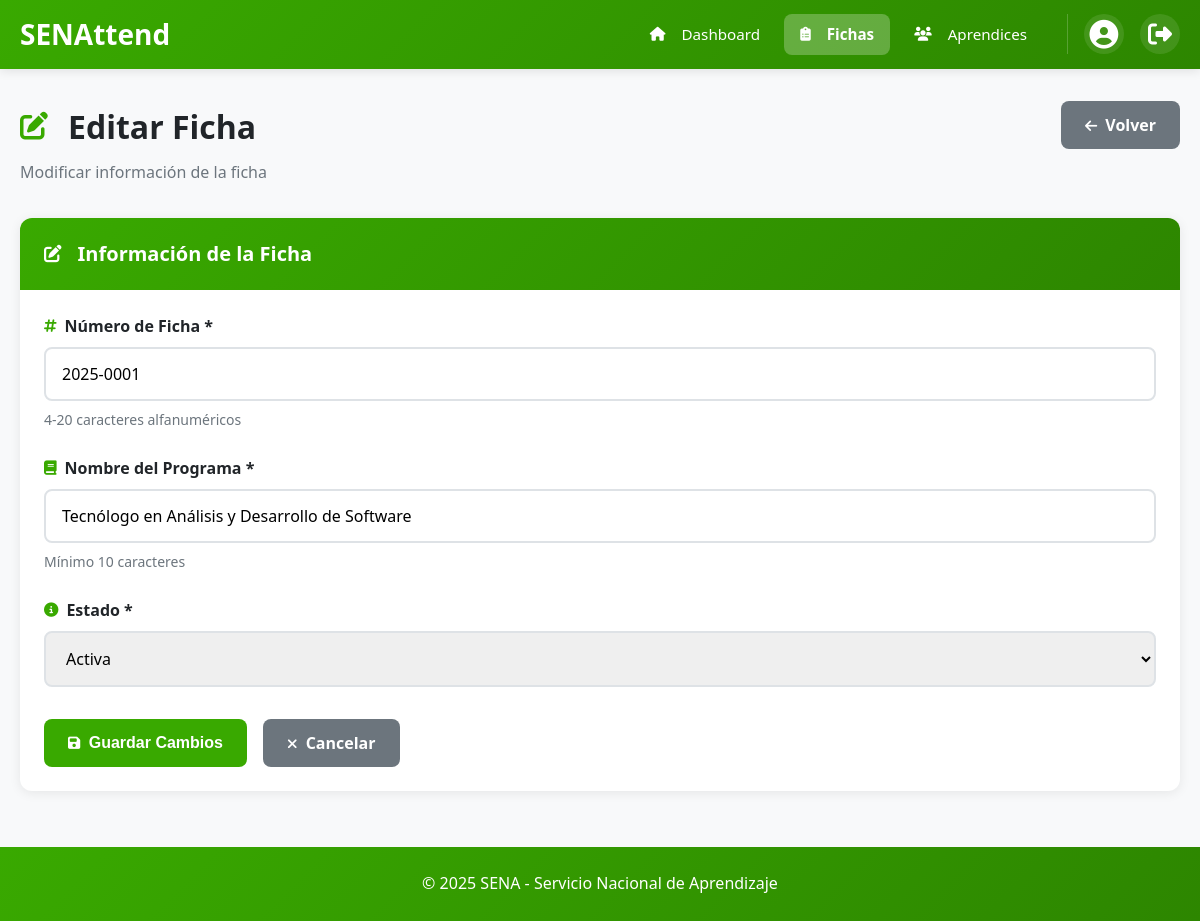
Screenshot of /fichas/1/editar (signed in) with the database file from the repository.
### tables this page shows
CREATE TABLE IF NOT EXISTS fichas (
    id INT AUTO_INCREMENT PRIMARY KEY,
    numero_ficha VARCHAR(20) UNIQUE NOT NULL,
    nombre VARCHAR(200) NOT NULL,
    estado ENUM('activa', 'finalizada') NOT NULL DEFAULT 'activa',
    created_at TIMESTAMP DEFAULT CURRENT_TIMESTAMP,
    updated_at TIMESTAMP DEFAULT CURRENT_TIMESTAMP ON UPDATE CURRENT_TIMESTAMP,
    INDEX idx_numero (numero_ficha),
    INDEX idx_estado (estado)
);

### src/Controllers/FichaController.php (called while the page is built, shortened)
<?php
class FichaController
{
    private FichaRepository $fichaRepository;
    public function __construct(
        FichaRepository $fichaRepository,
        AprendizRepository $aprendizRepository,
        AuthService $authService
    ) {
        $this->fichaRepository = $fichaRepository;
    }
    public function edit(int $id): void
    {
        $ficha = $this->fichaRepository->findById($id);
        require __DIR__ . '/../../views/fichas/edit.php';
    }
}

### src/Database/Connection.php (called while the page is built, shortened)
<?php
class Connection
{
    private static ?PDO $instance = null;
    private static array $config = [];
    public static function getInstance(): PDO
    {
        return self::$instance;
    }
    private static function connect(): void
    {
        try {
            if (empty(self::$config)) {
                $configFile = __DIR__ . '/../../config/config.php';
                $fullConfig = require $configFile;
                self::$config = $fullConfig['database'];
            }
            $dsn = sprintf(
                'mysql:host=%s;dbname=%s;charset=%s',
                self::$config['host'],
                self::$config['name'],
                self::$config['charset']
            );
            self::$instance = new PDO(
                $dsn,
                self::$config['user'],
                self::$config['pass'],
                self::$config['options']
            );
        } catch (PDOException $e) {
            self::log('Connection failed: ' . $e->getMessage(), 'ERROR');
            throw new RuntimeException(
                'Database connection failed. Please check your configuration.',
                0,
                $e
            );
        }
    }
    public static function prepare(string $sql): \PDOStatement
    {
        try {
            return self::getInstance()->prepare($sql);
        } catch (PDOException $e) {
            self::log('Prepare failed: ' . $e->getMessage(), 'ERROR');
            throw $e;
        }
    }
}

### src/Repositories/FichaRepository.php (called while the page is built, shortened)
<?php
class FichaRepository
{
    public function findById(int $id): ?array
    {
        try {
            $stmt = Connection::prepare(
                'SELECT id, numero_ficha, nombre, estado
                 FROM fichas
                 WHERE id = :id
                 LIMIT 1'
            );
            $stmt->execute(['id' => $id]);
            $ficha = $stmt->fetch();
            return $ficha ?: null;
        } catch (PDOException $e) {
            error_log("Error finding ficha by ID: " . $e->getMessage());
            return null;
        }
    }
}

### views/fichas/edit.php (the view, shortened to what this page needs)
<div class="container">
    <div class="page-header">
        <div>
            <h1><i class="fas fa-edit"></i> Editar Ficha</h1>
            <p>Modificar información de la ficha</p>
        </div>
        <div class="page-actions">
            <a href="/fichas/<?= $ficha['id'] ?>" class="btn btn-secondary"><i class="fas fa-arrow-left"></i> <span class="btn-text">Volver</span></a>
        </div>
    </div>
    <div class="card">
        <div class="card-header">
            <h2><i class="fas fa-edit"></i> Información de la Ficha</h2>
        </div>
        <div class="card-body">
            <form id="editForm" method="POST" action="/fichas/<?= $ficha['id'] ?>">
                <div class="form-group">
                    <label for="numero_ficha"><i class="fas fa-hashtag"></i> Número de Ficha *</label>
                    <input
                        type="text"
                        id="numero_ficha"
                        name="numero_ficha"
                        class="form-control"
                        value="<?= htmlspecialchars($ficha['numero_ficha']) ?>"
                        required
                        pattern="[A-Za-z0-9]{4,20}"
                        title="El número de ficha debe tener entre 4 y 20 caracteres alfanuméricos">
                    <small class="form-text">4-20 caracteres alfanuméricos</small>
                </div>
                <div class="form-group">
                    <label for="nombre"><i class="fas fa-book"></i> Nombre del Programa *</label>
                    <input
                        type="text"
                        id="nombre"
                        name="nombre"
                        class="form-control"
                        value="<?= htmlspecialchars($ficha['nombre']) ?>"
                        required
                        minlength="10"
                        maxlength="255">
                    <small class="form-text">Mínimo 10 caracteres</small>
                </div>
                <div class="form-group">
                    <label for="estado"><i class="fas fa-info-circle"></i> Estado *</label>
                    <select id="estado" name="estado" class="form-control" required>
                        <option value="activa" <?= $ficha['estado'] === 'activa' ? 'selected' : '' ?>>Activa</option>
                    </select>
                </div>
                <div class="form-actions">
                    <button type="submit" class="btn btn-primary"><i class="fas fa-save"></i> <span class="btn-text">Guardar Cambios</span></button>
                    <a href="/fichas/<?= $ficha['id'] ?>" class="btn btn-secondary"><i class="fas fa-times"></i> <span class="btn-text">Cancelar</span></a>
                </div>
            </form>
        </div>
    </div>
</div>
<?php
require __DIR__ . '/../layouts/base.php';
?>

### public/css/style.css (style rules this page uses)
:root { --color-primary: #39A900; --color-primary-dark: #2d8600; --color-primary-light: #4bc200; --color-secondary: #00324D; --color-success: #28a745; --color-danger: #dc3545; --color-warning: #ffc107; --color-info: #17a2b8; --color-light: #f8f9fa; --color-dark: #343a40; --color-white: #ffffff; --color-gray-100: #f8f9fa; --color-gray-200: #e9ecef; --color-gray-300: #dee2e6; --color-gray-600: #6c757d; --color-gray-900: #212529; --font-family: 'Segoe UI', Tahoma, Geneva, Verdana, sans-serif; --border-radius: 8px; --box-shadow: 0 2px 8px rgba(0, 0, 0, 0.1); --transition: all 0.3s ease; }
* { margin: 0; padding: 0; box-sizing: border-box; }
body { font-family: var(--font-family); line-height: 1.6; color: var(--color-gray-900); background-color: var(--color-gray-100); }
.container { max-width: 1200px; margin: 0 auto; padding: 0 20px; }
.form-group { margin-bottom: 1.5rem; }
.form-group label { display: block; margin-bottom: 0.5rem; font-weight: 600; color: var(--color-gray-900); }
.form-control { width: 100%; padding: 0.75rem 1rem; font-size: 1rem; border: 2px solid var(--color-gray-300); border-radius: var(--border-radius); transition: var(--transition); }
.btn { display: inline-block; padding: 0.75rem 1.5rem; font-size: 1rem; font-weight: 600; text-align: center; text-decoration: none; border: none; border-radius: var(--border-radius); cursor: pointer; transition: var(--transition); line-height: 1.5; }
.btn-primary { background-color: var(--color-primary); color: var(--color-white); }
.btn-secondary { background-color: var(--color-gray-600); color: var(--color-white); }
.fas, .far, .fab, .fa-solid, .fa-regular, .fa-brands { color: inherit; font-size: inherit; }
.btn .fas, .btn .far, .btn .fab, .btn i[class*="fa-"] { font-size: 0.875rem; color: inherit; margin-right: 0.25rem; }
h1 .fas, h1 .far, h1 .fab, h2 .fas, h2 .far, h2 .fab, h3 .fas, h3 .far, h3 .fab, h4 .fas, h4 .far, h4 .fab { font-size: 1em; color: inherit; margin-right: 0.5rem; }

### public/css/fichas.css (style rules this page uses)
:root { --ficha-card-shadow: 0 2px 12px rgba(0, 0, 0, 0.08); --ficha-card-hover-shadow: 0 4px 20px rgba(57, 169, 0, 0.15); --ficha-transition: all 0.3s cubic-bezier(0.4, 0, 0.2, 1); }
.page-header { display: flex; justify-content: space-between; align-items: flex-start; margin-bottom: 2rem; gap: 1.5rem; flex-wrap: wrap; }
.page-header > div:first-child { flex: 1; min-width: 250px; }
.page-header h1 { font-size: 2rem; font-weight: 700; color: var(--color-gray-900); margin-bottom: 0.5rem; display: flex; align-items: center; gap: 0.75rem; }
.page-header h1 i { color: var(--color-primary); font-size: 1.75rem; }
.page-header p { color: var(--color-gray-600); font-size: 1rem; margin: 0; }
.page-actions { display: flex; gap: 0.75rem; flex-wrap: wrap; align-items: center; }
.card { background: var(--color-white); border-radius: 12px; box-shadow: var(--ficha-card-shadow); margin-bottom: 1.5rem; overflow: hidden; transition: var(--ficha-transition); }
.card-header { background: linear-gradient(135deg, var(--color-primary) 0%, var(--color-primary-dark) 100%); color: var(--color-white); padding: 1.25rem 1.5rem; display: flex; justify-content: space-between; align-items: center; flex-wrap: wrap; gap: 1rem; }
.card-header h2 { font-size: 1.25rem; font-weight: 600; margin: 0; display: flex; align-items: center; gap: 0.5rem; }
.card-header h2 i { font-size: 1.1rem; }
.card-body { padding: 1.5rem; }
.form-group { margin-bottom: 1.5rem; }
.form-group label { display: flex; align-items: center; gap: 0.5rem; margin-bottom: 0.5rem; font-weight: 600; color: var(--color-gray-900); }
.form-group label i { color: var(--color-primary); font-size: 0.9rem; }
.form-control { width: 100%; padding: 0.875rem 1rem; font-size: 1rem; border: 2px solid var(--color-gray-300); border-radius: 8px; transition: var(--ficha-transition); font-family: inherit; }
.form-text { display: block; margin-top: 0.5rem; font-size: 0.875rem; color: var(--color-gray-600); }
.form-actions { display: flex; gap: 1rem; margin-top: 2rem; flex-wrap: wrap; }

### views/fichas/edit.php (style rules this page uses)
.btn-text { display: inline; }

### rows the page displays
fichas: numero_ficha "2025-0001", nombre "Tecnólogo en Análisis y Desarrollo de Software", estado "Activa"
